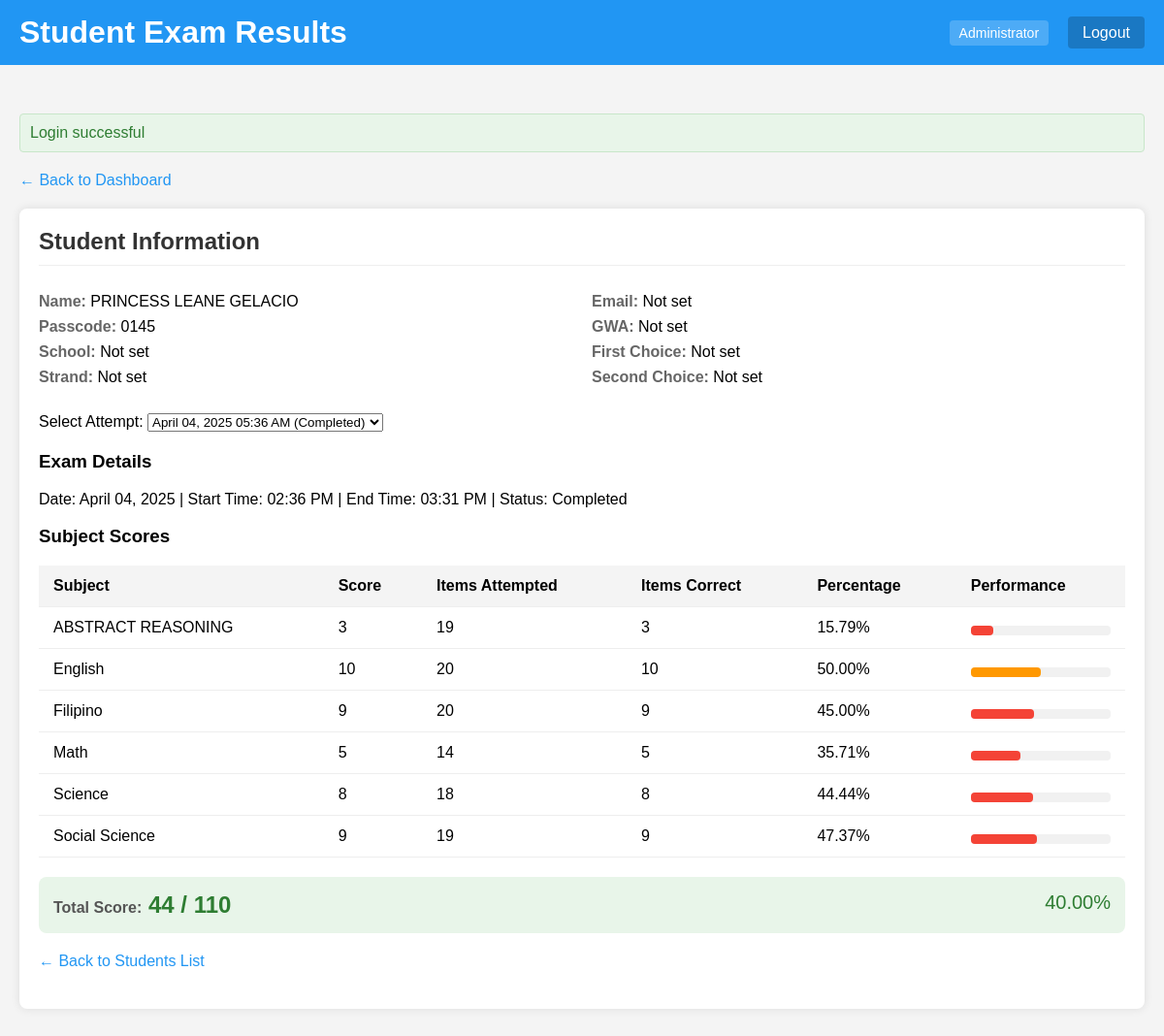
/admin/reports/student_results.php?student_id=146 (signed in), run on the app's committed database.
### tables this page shows
CREATE TABLE `students` (
  `student_id` int(11) NOT NULL,
  `passcode` varchar(10) NOT NULL,
  `last_name` varchar(50) NOT NULL,
  `first_name` varchar(50) NOT NULL,
  `middle_name` varchar(50) DEFAULT NULL,
  `first_preference_id` int(11) DEFAULT NULL,
  `second_preference_id` int(11) DEFAULT NULL,
  `strand_id` int(11) DEFAULT NULL,
  `enrollment_status` enum('Freshman','Transferee','Second Course','Others') DEFAULT NULL,
  `school_id` int(11) DEFAULT NULL,
  `lrn` varchar(20) DEFAULT NULL,
  `gwa` decimal(4,2) DEFAULT NULL,
  `barangay_id` int(11) DEFAULT NULL,
  `sex` enum('Male','Female') DEFAULT NULL,
  `birthday` date DEFAULT NULL,
  `email` varchar(100) DEFAULT NULL,
  `contact_number` varchar(20) DEFAULT NULL,
  `created_at` timestamp NOT NULL DEFAULT current_timestamp(),
  `municipality_id` int(11) DEFAULT NULL,
  `province_id` int(11) DEFAULT NULL,
  `purok` varchar(255) DEFAULT NULL
);

CREATE TABLE `test_attempts` (
  `attempt_id` int(11) NOT NULL,
  `student_id` int(11) NOT NULL,
  `start_time` timestamp NULL DEFAULT NULL,
  `end_time` timestamp NULL DEFAULT NULL,
  `status` enum('Not Started','In Progress','Completed','Expired','Aborted') NOT NULL DEFAULT 'Not Started',
  `total_score` int(11) DEFAULT NULL,
  `created_at` timestamp NOT NULL DEFAULT current_timestamp(),
  `original_session_id` int(11) DEFAULT NULL COMMENT 'The session_id from the source lab DB',
  `source_lab_id` varchar(50) DEFAULT NULL COMMENT 'Identifier for the source lab (e.g., LAB1, SERVER_A)'
);

CREATE TABLE `attempt_scores_by_subject` (
  `score_id` int(11) NOT NULL,
  `attempt_id` int(11) NOT NULL,
  `subject_id` int(11) NOT NULL,
  `score` int(11) NOT NULL,
  `items_attempted` int(11) NOT NULL,
  `items_correct` int(11) NOT NULL
);

CREATE TABLE `subjects` (
  `id` int(11) NOT NULL,
  `name` varchar(255) NOT NULL,
  `created_at` timestamp NOT NULL DEFAULT current_timestamp(),
  `updated_at` timestamp NOT NULL DEFAULT current_timestamp() ON UPDATE current_timestamp()
);

### config.php (called while the page is built)
<?php
return [
    'database' => [
        'host' => 'localhost',
        'port' => 3306,
        'dbname' => 'ecat',
        'charset' => 'utf8mb4'
    ],
];

### Database.php (called while the page is built)
<?php
class Database
{
    public $connection;
    public function __construct(array $config, string $username = 'root', string $password = '')
    {
        $dsn = 'mysql:' . http_build_query($config, '', ';');
        $this->connection = new PDO($dsn, $username, $password, [
            PDO::ATTR_DEFAULT_FETCH_MODE => PDO::FETCH_ASSOC,
        ]);
    }
    public function query(string $query, array $params = []): PDOStatement
    {
        $statement = $this->connection->prepare($query);
        $statement->execute($params);
        return $statement;
    }
}

### admin/reports/student_results.php (the view, shortened to what this page needs)
<?php
require_once __DIR__ . '/../../bootstrap.php';
$selectedStudent = null;
$selectedAttempt = null;
$subjectScores = [];
if (isset($_GET['student_id']) && !empty($_GET['student_id'])) {
    $studentId = (int)$_GET['student_id'];
    $studentStatement = $db->query(
        "SELECT s.*,
                sc.school_name,
                str.name AS strand_name,
                c1.course_name AS first_preference,
                c2.course_name AS second_preference
         FROM students s
         LEFT JOIN schools sc ON s.school_id = sc.id
         LEFT JOIN strands str ON s.strand_id = str.strand_id
         LEFT JOIN courses c1 ON s.first_preference_id = c1.course_id
         LEFT JOIN courses c2 ON s.second_preference_id = c2.course_id
         WHERE s.student_id = ?",
        [$studentId]
    );
    $selectedStudent = $studentStatement->fetch();
    $attemptsStatement = $db->query(
        "SELECT attempt_id, start_time, end_time, status, total_score, created_at
         FROM test_attempts
         WHERE student_id = ? AND (status = 'Completed' OR status = 'Expired')
         ORDER BY created_at DESC",
        [$studentId]
    );
    $attempts = $attemptsStatement->fetchAll();
    $attemptId = isset($_GET['attempt_id']) && !empty($_GET['attempt_id'])
        ? (int)$_GET['attempt_id']
        : ($attempts[0]['attempt_id'] ?? null);
    if ($attemptId) {
        foreach ($attempts as $attempt) {
            if ($attempt['attempt_id'] == $attemptId) {
                $selectedAttempt = $attempt;
                break;
            }
        }
        $subjectScoresStatement = $db->query(
            "SELECT sb.subject_id, s.name AS subject_name, sb.score, sb.items_attempted, sb.items_correct
             FROM attempt_scores_by_subject sb
             JOIN subjects s ON sb.subject_id = s.id
             WHERE sb.attempt_id = ?
             ORDER BY s.name",
            [$attemptId]
        );
        $subjectScores = $subjectScoresStatement->fetchAll();
    }
}
?>
<!DOCTYPE html>
<html lang="en">
<head>
</head>
<body>
    <header>
        <h1 class="welcome">Student Exam Results</h1>
        <div class="user-info">
            <div class="user-role"><?= htmlspecialchars($_SESSION['admin_role']) ?></div>
            <div class="logout">
                <a href="/admin/logout.php">Logout</a>
            </div>
        </div>
    </header>
    <div class="container">
        <div class="back-link">
            <a href="/admin/dashboard.php">&larr; Back to Dashboard</a>
        </div>
        <?php if ($selectedStudent): ?>
            <div class="panel">
                <h2>Student Information</h2>
                <div class="student-info">
                    <div>
                        <p><span class="label">Name:</span> <?= htmlspecialchars($selectedStudent['first_name'] . ' ' . $selectedStudent['last_name']) ?></p>
                        <p><span class="label">Passcode:</span> <?= htmlspecialchars($selectedStudent['passcode']) ?></p>
                        <p><span class="label">School:</span> <?= htmlspecialchars($selectedStudent['school_name'] ?? 'Not set') ?></p>
                        <p><span class="label">Strand:</span> <?= htmlspecialchars($selectedStudent['strand_name'] ?? 'Not set') ?></p>
                    </div>
                    <div>
                        <p><span class="label">Email:</span> <?= htmlspecialchars($selectedStudent['email'] ?? 'Not set') ?></p>
                        <p><span class="label">GWA:</span> <?= htmlspecialchars($selectedStudent['gwa'] ?? 'Not set') ?></p>
                        <p><span class="label">First Choice:</span> <?= htmlspecialchars($selectedStudent['first_preference'] ?? 'Not set') ?></p>
                        <p><span class="label">Second Choice:</span> <?= htmlspecialchars($selectedStudent['second_preference'] ?? 'Not set') ?></p>
                    </div>
                </div>
                <?php if (isset($attempts) && !empty($attempts)): ?>
                    <div class="attempt-select">
                        <form action="" method="get">
                            <label for="attempt_id">Select Attempt:</label>
                            <select name="attempt_id" id="attempt_id" onchange="this.form.submit()">
                                <?php foreach ($attempts as $attempt): ?>
                                    <option value="<?= $attempt['attempt_id'] ?>"
                                            <?= ($selectedAttempt && $attempt['attempt_id'] == $selectedAttempt['attempt_id']) ? 'selected' : '' ?>>
                                        <?= date('F d, Y h:i A', strtotime($attempt['created_at'])) ?>
                                        (<?= $attempt['status'] ?>)
                                    </option>
                                <?php endforeach; ?>
                            </select>
                        </form>
                    </div>
                <?php endif; ?>
                <?php if ($selectedAttempt): ?>
                    <h3>Exam Details</h3>
                    <p>
                        <span class="label">Date:</span> <?= date('F d, Y', strtotime($selectedAttempt['created_at'])) ?> |
                        <span class="label">Start Time:</span> <?= date('h:i A', strtotime($selectedAttempt['start_time'])) ?> |
                        <span class="label">End Time:</span> <?= date('h:i A', strtotime($selectedAttempt['end_time'])) ?> |
                        <span class="label">Status:</span> <?= $selectedAttempt['status'] ?>
                    </p>
                    <?php if (!empty($subjectScores)): ?>
                        <h3>Subject Scores</h3>
                        <table>
                            <thead>
                                <tr>
                                    <th>Subject</th>
                                    <th>Score</th>
                                    <th>Items Attempted</th>
                                    <th>Items Correct</th>
                                    <th>Percentage</th>
                                    <th>Performance</th>
                                </tr>
                            </thead>
                            <tbody>
                                <?php foreach ($subjectScores as $score): ?>
                                    <?php
                                        $percentage = $score['items_attempted'] > 0
                                            ? ($score['items_correct'] / $score['items_attempted']) * 100
                                            : 0;
                                        $colorClass = 'low';
                                        if ($percentage >= 70) {
                                            $colorClass = 'high';
                                        } elseif ($percentage >= 50) {
                                            $colorClass = 'medium';
                                        }
                                    ?>
                                    <tr>
                                        <td><?= htmlspecialchars($score['subject_name']) ?></td>
                                        <td><?= $score['score'] ?></td>
                                        <td><?= $score['items_attempted'] ?></td>
                                        <td><?= $score['items_correct'] ?></td>
                                        <td><?= number_format($percentage, 2) ?>%</td>
                                        <td>
                                            <div class="score-indicator">
                                                <div class="score-fill <?= $colorClass ?>" style="width: <?= $percentage ?>%;"></div>
                                            </div>
                                        </td>
                                    </tr>
                                <?php endforeach; ?>
                            </tbody>
                        </table>
                        <div class="score-summary">
                            <div class="total-score">
                                <span class="label">Total Score:</span>
                                <?= $selectedAttempt['total_score'] ?> / <?= array_sum(array_column($subjectScores, 'items_attempted')) ?>
                            </div>
                            <?php
                                $totalItems = array_sum(array_column($subjectScores, 'items_attempted'));
                                $overallPercentage = $totalItems > 0
                                    ? ($selectedAttempt['total_score'] / $totalItems) * 100
                                    : 0;
                            ?>
                            <div class="score-percentage">
                                <?= number_format($overallPercentage, 2) ?>%
                            </div>
                        </div>
                    <?php else: ?>
                        <p>No subject scores available for this attempt.</p>
                    <?php endif; ?>
                <?php else: ?>
                    <p>No exam attempts available for this student.</p>
                <?php endif; ?>
                <div class="back-link" style="margin-top: 20px;">
                    <a href="/admin/reports/student_results.php">&larr; Back to Students List</a>
                </div>
            </div>
        <?php endif; ?>
    </div>
</body>
</html>

### admin/reports/student_results.php (style rules this page uses)
body { font-family: Arial, sans-serif; background-color: #f4f4f4; margin: 0; padding: 0; }
.container { max-width: 1200px; margin: 0 auto; padding: 20px; }
header { background-color: #2196F3; color: white; padding: 15px 20px; display: flex; justify-content: space-between; align-items: center; margin-bottom: 30px; }
.welcome { margin: 0; }
.user-info { display: flex; align-items: center; }
.user-role { margin-right: 20px; background-color: rgba(255, 255, 255, 0.2); padding: 5px 10px; border-radius: 4px; font-size: 14px; }
.logout a { color: white; text-decoration: none; background-color: rgba(0, 0, 0, 0.2); padding: 8px 15px; border-radius: 4px; }
.back-link { margin-bottom: 20px; }
.back-link a { color: #2196F3; text-decoration: none; }
.panel { background-color: white; border-radius: 8px; box-shadow: 0 0 10px rgba(0,0,0,0.1); padding: 20px; margin-bottom: 20px; }
.panel h2 { color: #333; margin-top: 0; border-bottom: 1px solid #eee; padding-bottom: 10px; }
table { width: 100%; border-collapse: collapse; }
table th, table td { padding: 12px 15px; text-align: left; border-bottom: 1px solid #eee; }
table th { background-color: #f4f4f4; font-weight: bold; }
.student-info { display: grid; grid-template-columns: 1fr 1fr; gap: 20px; }
.student-info p { margin: 8px 0; }
.student-info .label { font-weight: bold; color: #666; }
.attempt-select { margin-top: 20px; margin-bottom: 20px; }
.score-summary { display: flex; justify-content: space-between; margin-top: 20px; background-color: #e8f5e9; padding: 15px; border-radius: 8px; }
.total-score { font-size: 24px; font-weight: bold; color: #2e7d32; }
.total-score .label { font-size: 16px; color: #555; }
.score-percentage { font-size: 20px; color: #2e7d32; }
.score-indicator { width: 100%; background-color: #f1f1f1; border-radius: 4px; margin-top: 5px; }
.score-fill { height: 10px; background-color: #4CAF50; border-radius: 4px; }
.score-fill.low { background-color: #f44336; }
.score-fill.medium { background-color: #ff9800; }

### data on the page
students: first_name+last_name "PRINCESS LEANE GELACIO", passcode "0145", email "Not set", gwa "Not set"
test_attempts: created_at "April 04, 2025", start_time "02:36 PM", end_time "03:31 PM", status "Completed", total_score "44", total_score "40.00"
attempt_scores_by_subject: subject.name "ABSTRACT REASONING", score "3", items_attempted "19", items_correct "3", percentage "15.79"
attempt_scores_by_subject: subject.name "English", score "10", items_attempted "20", items_correct "10", percentage "50.00"
attempt_scores_by_subject: subject.name "Filipino", score "9", items_attempted "20", items_correct "9", percentage "45.00"
attempt_scores_by_subject: subject.name "Math", score "5", items_attempted "14", items_correct "5", percentage "35.71"
attempt_scores_by_subject: subject.name "Science", score "8", items_attempted "18", items_correct "8", percentage "44.44"
attempt_scores_by_subject: subject.name "Social Science", score "9", items_attempted "19", items_correct "9", percentage "47.37"

### other printed values
$_SESSION['admin_role'] "Administrator"
$message "Login successful"
$selectedStudent['school_name'] "Not set"
$selectedStudent['strand_name'] "Not set"
$selectedStudent['first_preference'] "Not set"
$selectedStudent['second_preference'] "Not set"
array_sum(array_column($subjectScores, 'items_attempted')) "110"
form field attempt_id "April 04, 2025 05:36 AM (Completed)"
